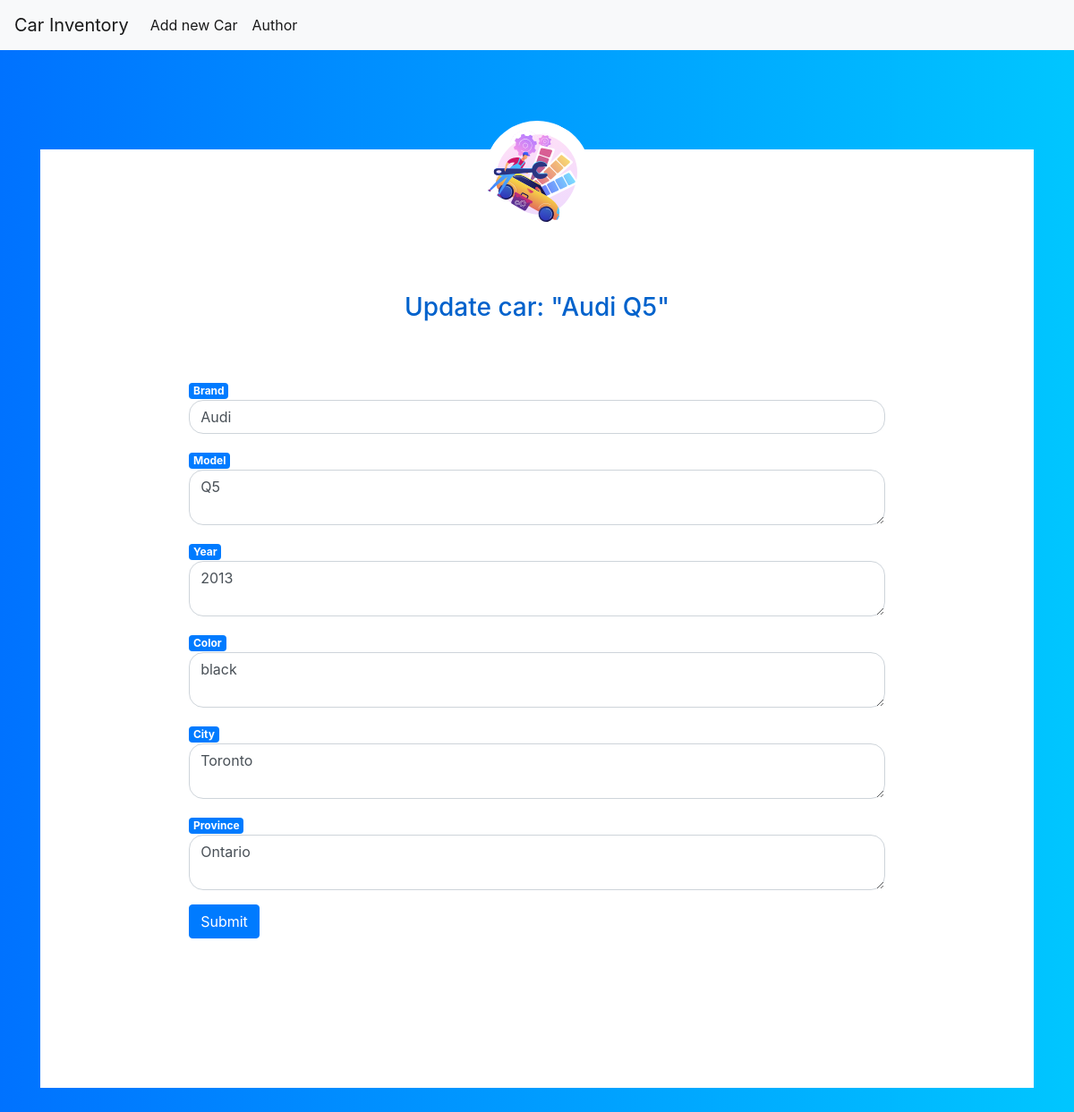
/4/edit, run on the app's committed database.
### tables this page shows
CREATE TABLE cars (
    id INTEGER PRIMARY KEY AUTOINCREMENT,
    created TIMESTAMP NOT NULL DEFAULT CURRENT_TIMESTAMP,
    brand TEXT NOT NULL,
    model TEXT NOT NULL,
    m_year INTEGER,
    color TEXT,
    province TEXT,
    city TEXT
);

### app.py (the view, shortened to what this page needs)
@app.route('/<int:id>/edit', methods=('GET', 'POST'))
def edit(id):
    currentDateTime = datetime.datetime.now()
    car = get_car(id)
    return render_template('edit.html', car=car)

### app.py (called while the page is built)
def get_db_connection():
    conn = sqlite3.connect(db_connection_string)
    conn.row_factory = sqlite3.Row
    return conn

def get_car(car_id):
    conn = get_db_connection()
    car = conn.execute('SELECT * FROM cars WHERE id = ?',
                        (car_id,)).fetchone()
    conn.close()
    if car is None:
        abort(404)
    return car

### templates/edit.html (shortened to what this page needs)
{% extends 'common.html' %}
{% block content %}
<div class="container contact-form">
            <div class="contact-image">
              <img src="{{url_for('static', filename='img/car_edit.svg')}}" width="250" align="middle" />
            </div>
            <form method="post">
                <div class="form-group">
                    <div class="form-group">
                        <h3>Update car: "{{ car['brand'] }} {{ car['model'] }}"</h3>
                    </div>
                    <span class="badge badge-primary">Brand</span><br>
                    <input type="text" name="brand" placeholder="Car Brand"
                           class="form-control"
                           value="{{ request.form['brand'] or car['brand'] }}">
                </div>
                <div class="form-group">
                    <span class="badge badge-primary">Model</span><br>
                    <textarea name="model" placeholder="Car model"
                              class="form-control">{{ request.form['model'] or car['model'] }}</textarea>
                </div>
                <div class="form-group">
                    <span class="badge badge-primary">Year</span><br>
                    <textarea name="m_year" placeholder="Year"
                              class="form-control">{{ request.form['m_year'] or car['m_year'] }}</textarea>
                </div>
                <div class="form-group">
                    <span class="badge badge-primary">Color</span><br>
                    <textarea name="color" placeholder="Color"
                              class="form-control">{{ request.form['color'] or car['color'] }}</textarea>
                </div>
                <div class="form-group">
                    <span class="badge badge-primary">City</span><br>
                    <textarea name="city" placeholder="City"
                              class="form-control">{{ request.form['city'] or car['city'] }}</textarea>
                </div>
                <div class="form-group">
                    <span class="badge badge-primary">Province</span><br>
                    <textarea name="province" placeholder="province"
                              class="form-control">{{ request.form['province'] or car['province'] }}</textarea>
                </div>
                <div class="form-group">
                    <button type="submit" class="btn btn-primary">Submit</button>
                </div>
            </form>
</div>
{% endblock %}

### static/css/css-1.css (style rules this page uses)
body { background: -webkit-linear-gradient(left, #0072ff, #00c6ff); }
.contact-form { background: #fff; margin-top: 10%; margin-bottom: 5%; width: 70%; }
.contact-form .form-control { border-radius:1rem; }
.contact-image { text-align: center; }
.contact-image img { border-radius: 6rem; width: 11%; margin-top: -3%; transform: rotate(29deg); }
.contact-form form { padding: 14%; }
.contact-form h3 { margin-bottom: 8%; margin-top: -10%; text-align: center; color: #0062cc; }

### data on the page
cars: brand "Audi", model "Q5", m_year "2013", color "black", city "Toronto", province "Ontario"
